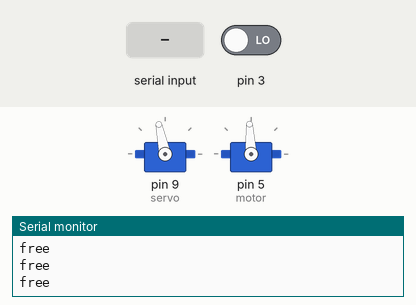
Simulated run of this sketch. Board: Arduino Uno, built with avr-gcc and run on an emulated ATmega328P. Parts: 2 × servo, the last lines printed to the serial monitor. Inputs (shaded band) come from the test bench; at power-on: pin 3 LOW.

Above: at 1.2 s.
1.3 s: "C90\n" received over Serial
At 3.6 s:
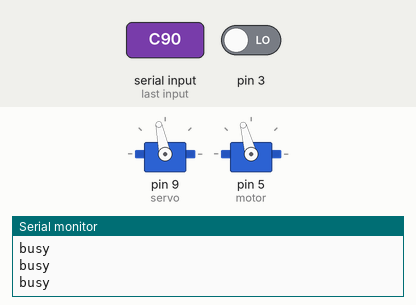
4.3 s: "X90\n" received over Serial
At 5.3 s:
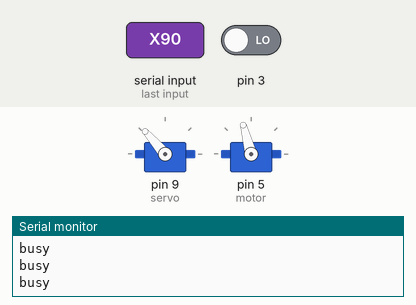
5.8 s: "C" received over Serial
At 7.2 s:
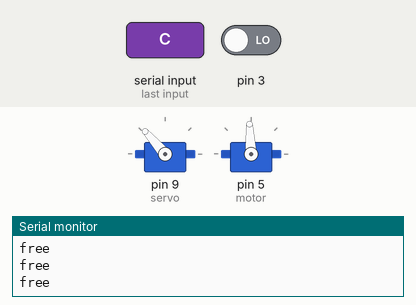
8.2 s: "X" received over Serial
At 10.2 s:
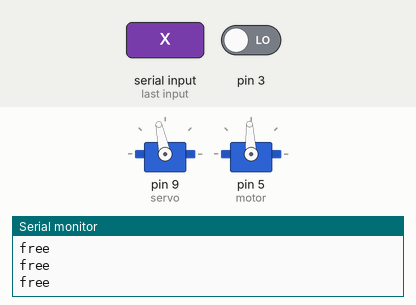
10.7 s: "C,45\n" received over Serial
At 12.3 s:
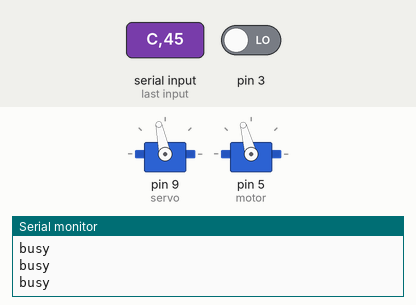
Timing chart, 0 to 13.5 s (numbered marks = the images above; inputs shaded):
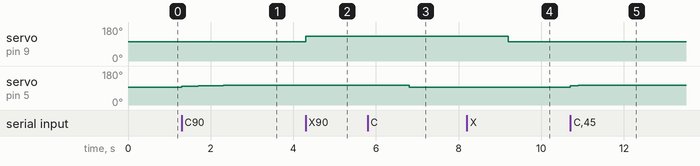

Measured:
- after the input at 1.3 s, servo on pin 5 (motor): moves from 93° to 105° over 1.2 s, starting at once
- after the input at 4.3 s, servo on pin 9 (servo): 102° → 131° at once
- after the input at 5.8 s, servo on pin 5 (motor): 105° → 93° after 1.0 s
- after the input at 8.2 s, servo on pin 9 (servo): 131° → 102° after 1.0 s
- after the input at 10.7 s, servo on pin 5 (motor): 93° → 103° at once, → 104° 0.19 s later, → 105° 0.19 s later

The sketch:

auto_controller.ino
```cpp
#include <Servo.h>

Servo servo;
Servo motor;

volatile long last_rps_update = 0, last_delta = 1, number_o_cycles = 0, desired_cycles = 0;
volatile double RPS = 0;
volatile bool stuck = false;

long last_writed = 0, last_received = 0;
bool busy = false;

void setup()
{
  servo.attach(9);
  motor.attach(5);

  attachInterrupt(digitalPinToInterrupt(3), interrupt_3, CHANGE);

  Serial.begin(115200);
}

double X = 0, Y = 0;

double start_y_fwd = 0.4, start_y_bwd = -0.4;
double speed_limit = 1;

void setServo(double value)
{
  // clamp value to (-1, 1)
  value = constrain(value, -1.0, 1.0);

  // calculate servo degrees
  int degrees = 102 + int(value * 33);

  // tell servo library to send pulses corresponding to given angle
  servo.write(degrees);
}

void setMotor(double value)
{
  // clamp value to (-1, 1)
  value = constrain(value, -1.0, 1.0);

  // skip the deadzone, which is 100us
  int deadzone = 0 * (value > 0 ? 80 : (value < 0 ? -120 : 0));

  // calculate the length of the pulse
  int micros = 1500 + int(deadzone + value * 150);

  // tell servo library to send pulses of given length
  motor.writeMicroseconds(micros);
}

void interrupt_3()
{
  long delta_t = micros() - last_rps_update;
  last_rps_update = micros();

  if (delta_t > 20100 && delta_t != 20000 && last_delta != 20000)
  {
    number_o_cycles++;
    if (abs(desired_cycles) > 0)
    {
      int sign = abs(desired_cycles)/desired_cycles;
      desired_cycles -= sign;
    }

    double new_rps = 1000000.0 / (delta_t * 4);

    double change = abs(new_rps - RPS);
    double value = 1.0 / (pow(change*0.8, 2) + 1);

    RPS = new_rps*value + RPS*(1-value);
  }
  else stuck = true;
  last_delta = delta_t;
}

void loop()
{
  while (Serial.available() > 0)
  {
    int first_byte = Serial.read();
    last_received = millis();

    if (first_byte == 'X')
    {
      // set the steering right away
      int x = Serial.parseInt();
      X = x / 100.0;
    }

    if (first_byte == 'C')
    {
      // set the cycles
      int c = Serial.parseInt();
      // motor is kinda accurate for small numbers,
      // but for c > 10, it overshoots with 5 to 20 cycles
      // since the speed is constant, i'm going to
      // gradually decrease c by 13
      if (c > 0)
        c = int(1 + c - 13.0 / (pow(2, 4-0.3*c) + 1));
      desired_cycles = c;
    }

    if (first_byte == 'S')
    {
      // update speed limit
      speed_limit = Serial.parseFloat();
    }
  }

  setServo(X);

  if (abs(desired_cycles) > 0)
  {
    busy = true;
    double step_y = 0.0001;

    if (desired_cycles > 0)
    {
      if (Y < 0.01)
        Y = start_y_fwd;
      else if (abs(RPS) < speed_limit && abs(Y) < .85)
      {
        Y += step_y;
        start_y_fwd = Y *0.8;
      }
    }
    else
    {
      if (Y > -0.01)
        Y = start_y_bwd;
      else if (abs(RPS) < speed_limit && abs(Y) < .85)
      {
        Y -= step_y;
        start_y_bwd = Y *0.8;
      }
    }
  }
  else
  {
    Y = 0;
    busy = false;
  }

  if (stuck || (desired_cycles == 0 && int(RPS * 100 + 0.1) == 1250))
  {
    Y = .8;
    stuck = false;
  }

  setMotor(Y);


  double potentially_new_rps = 1000000.0 / (micros() - last_rps_update) / 4.0;
  if (abs(potentially_new_rps) < abs(RPS) && micros() - last_rps_update > 5000)
  {
    if (micros() - last_rps_update > last_delta)
    {
      RPS = potentially_new_rps;
    }
  }

  if (millis() >= last_writed + 20)
  {
    last_writed = millis();

    if (busy)
    {
      Serial.println("busy");
    }
    else
    {
      Serial.println("free");
    }
  }
}
```
